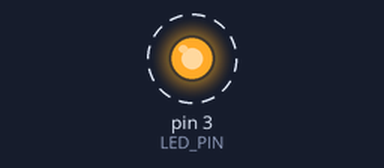
The sketch below on a simulated Arduino Uno, built with avr-gcc and run on an emulated ATmega328P. On the bench: output pins drawn as LEDs (lit = HIGH). Dashed ring = blinking.

Above: at 0.5 s.
Timing chart, 0 to 4.6 s (numbered marks = the images above):
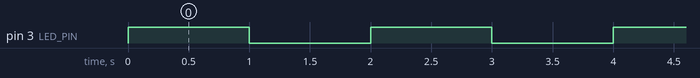

Measured:
- by itself, pin 3 (LED_PIN): alternates HIGH for 1.0 s and LOW for 1.0 s

The sketch:

BlinkRGB.ino
```cpp
/*
  BlinkRGB

  Demonstrates usage of onboard RGB LED on some ESP dev boards.

  Calling digitalWrite(LED_PIN, HIGH) will use hidden RGB driver.

  RGBLedWrite demonstrates control of each channel:
  void rgbLedWrite(uint8_t pin, uint8_t red_val, uint8_t green_val, uint8_t blue_val)

  WARNING: After using digitalWrite to drive RGB LED it will be impossible to drive the same pin
    with normal HIGH/LOW level
*/
//#define RGB_BRIGHTNESS 64 // Change white brightness (max 255)
//#define LED_PIN 38
#define LED_PIN 3

// the setup function runs once when you press reset or power the board

void setup() {
  // No need to initialize the RGB LED
  Serial.begin(9600);
  pinMode(LED_PIN, OUTPUT);
}

// the loop function runs over and over again forever
void loop() {
  digitalWrite(LED_PIN, HIGH);  // Turn the RGB LED white
  delay(1000);
  digitalWrite(LED_PIN, LOW);  // Turn the RGB LED off
  delay(1000);

//int red = random(0, 255);
//int green = random(0, 255);
//int blue = random(0, 255);
//      Serial.println(red);
//      Serial.println(green);
//      Serial.println(blue);
//  rgbLedWrite(LED_PIN, red,green, blue);  // Red
//  delay(500);
////  rgbLedWrite(LED_PIN, 0, RGB_BRIGHTNESS, 0);  // Green
////  delay(1000);
////  rgbLedWrite(LED_PIN, 0, 0, RGB_BRIGHTNESS);  // Blue
////  delay(1000);
////  rgbLedWrite(LED_PIN, 0, 0, 0);  // Off / black
////  delay(1000);
}
```
